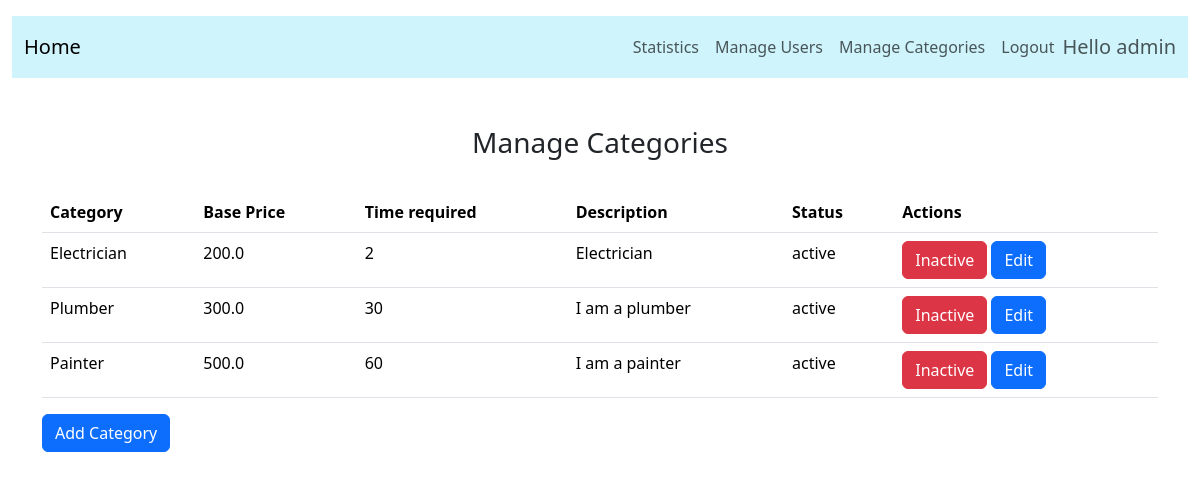
Before: /managecategories (signed in) with the older database file.
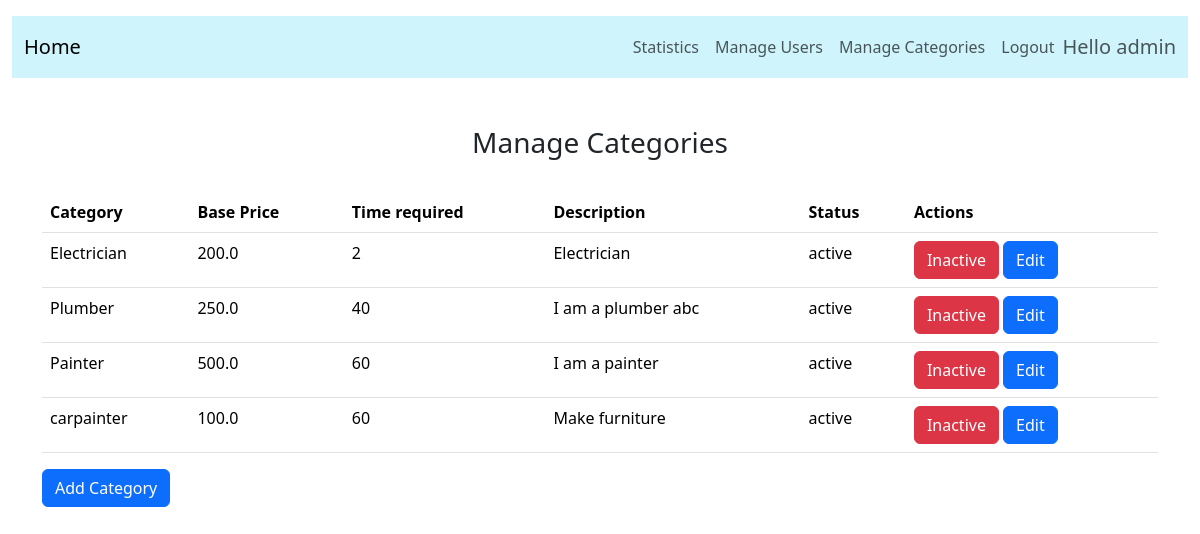
After: the same page with the newer database file.
### application/model.py (models this page shows)
class ServiceCategory(db.Model):
    id = db.Column(db.Integer, primary_key=True)
    name = db.Column(db.String(80), nullable=False)
    base_price = db.Column(db.Float, nullable=False)
    time_required = db.Column(db.Integer, nullable=False)
    description = db.Column(db.String(80), nullable=False)
    status = db.Column(db.String(80), nullable=False)

### application/routes.py (the view)
@app.route('/managecategories')
def managecategories():
    service_categories = ServiceCategory.query.all()
    return render_template('admin_categories.html', service_categories=service_categories)

### templates/admin_categories.html (shortened to what this page needs)
{% if session['role']=='admin' %}
{% extends 'base.html' %}
{% block content %}
<h1 class="h3 text-center">Manage Categories</h1>
<div class="table-responsive" style="max-height: 500px; overflow-y: auto;">
  <table class="table mt-4">
    <thead>
      <tr>
        <th scope="col">Category</th>
        <th scope="col">Base Price</th>
        <th scope="col">Time required</th>
        <th scope="col">Description</th>
        <th scope="col">Status</th>
        <th scope="col">Actions</th>
      </tr>
    </thead>
    <tbody>
      {% for category in service_categories %}
      <tr>
        <td scope="row">{{ category.name }}</td>
        <td scope="row">{{ category.base_price }}</td>
        <td scope="row">{{ category.time_required }}</td>
        <td scope="row">{{ category.description }}</td>
        <td scope="row">{{ category.status }}</td>
        <td scope="row">
          {% if category.status == 'active' %}
          <a href="{{ url_for('deletecategory', id=category.id) }}" class="btn btn-danger">Inactive</a>
          {% else %}
          <a href="{{ url_for('activecategory', id=category.id) }}" class="btn btn-success">Active</a>
          {% endif %}
          {% if category.status == 'active' %}
          <button type="button" class="btn btn-primary" data-bs-toggle="modal" data-bs-target="#editModal{{ category.id }}">
            Edit
          </button>
          {% endif %}
        </td>
      </tr>
      {% endfor %}
    </tbody>
  </table>
  <a href="{{ url_for('addcategory') }}" class="btn btn-primary">Add Category</a>
</div>
{% endblock %}
{% else %}
<h1>Access Denied</h1>
<p>You do not have permission to access this page</p>
<a href="{{ url_for('home') }}">Go back to home</a>
{% endif %}

### templates/base.html (shortened to what this page needs)
<!DOCTYPE html>
<html lang="en">
<head>
    <link href="https://cdn.jsdelivr.net/npm/bootstrap@5.3.3/dist/css/bootstrap.min.css" rel="stylesheet">
</head>
<body>
    <div class="container-fluid mt-3">
            {%include 'navbar.html'%}
        </div>
        <div class="container mt-5">
    {%block content%}
    {%endblock%}
</div>
</body>
</html>

### templates/navbar.html (shortened to what this page needs)
<nav class="navbar navbar-expand-lg navbar-light bg-info-subtle">
  <div class="container-fluid">
    <a class="navbar-brand" href="/">Home</a>
    <div class="collapse navbar-collapse justify-content-end" id="navbarNavDropdown">
      <ul class="navbar-nav">
        {% if not session['role'] %}
        <li class="nav-item dropdown">
          <a class="nav-link dropdown-toggle" href="#" id="navbarDropdown" role="button" data-bs-toggle="dropdown" aria-expanded="false">
            Register
          </a>
          <ul class="dropdown-menu" aria-labelledby="navbarDropdown">
            <li><a class="dropdown-item" href="{{ url_for('registercustomer') }}">As a Customer</a></li>
            <li><a class="dropdown-item" href="{{ url_for('registerserviceprofessional') }}">As a Service Professional</a></li>
          </ul>
        </li>
        <li class="nav-item">
          <a class="nav-link" href="{{ url_for('Login') }}">Login</a>
        </li>
        {% elif session['role'] == 'admin' %}
        <li class="nav-item">
          <a class="nav-link" href="{{ url_for('adminsummary') }}">Statistics</a>
        </li>
        <li class="nav-item">
          <a class="nav-link" href="{{ url_for('manageusers') }}">Manage Users</a>
        </li>
        <li class="nav-item">
          <a class="nav-link" href="{{ url_for('managecategories') }}">Manage Categories</a>
        </li>
        {%endif%}
        {% if session['role'] %}
        <li class="nav-item">
          <a class="nav-link" href="{{ url_for('logout') }}">Logout</a>
        </li>
        {% endif %}
      </ul>
      {%if session['role']%}
      <span class="navbar-text fs-5">
        Hello {{session.get('name')}}
      </span>
      {%endif%}
    </div>
  </div>
</nav>

Changed rows visible on the page:
changed ServiceCategory "Plumber": base_price "300.0" → "250.0"; time_required "30" → "40"; description "I am a plumber" → "I am a plumber abc"
added ServiceCategory: name "carpainter", base_price "100.0", time_required "60", description "Make furniture", status "active"
